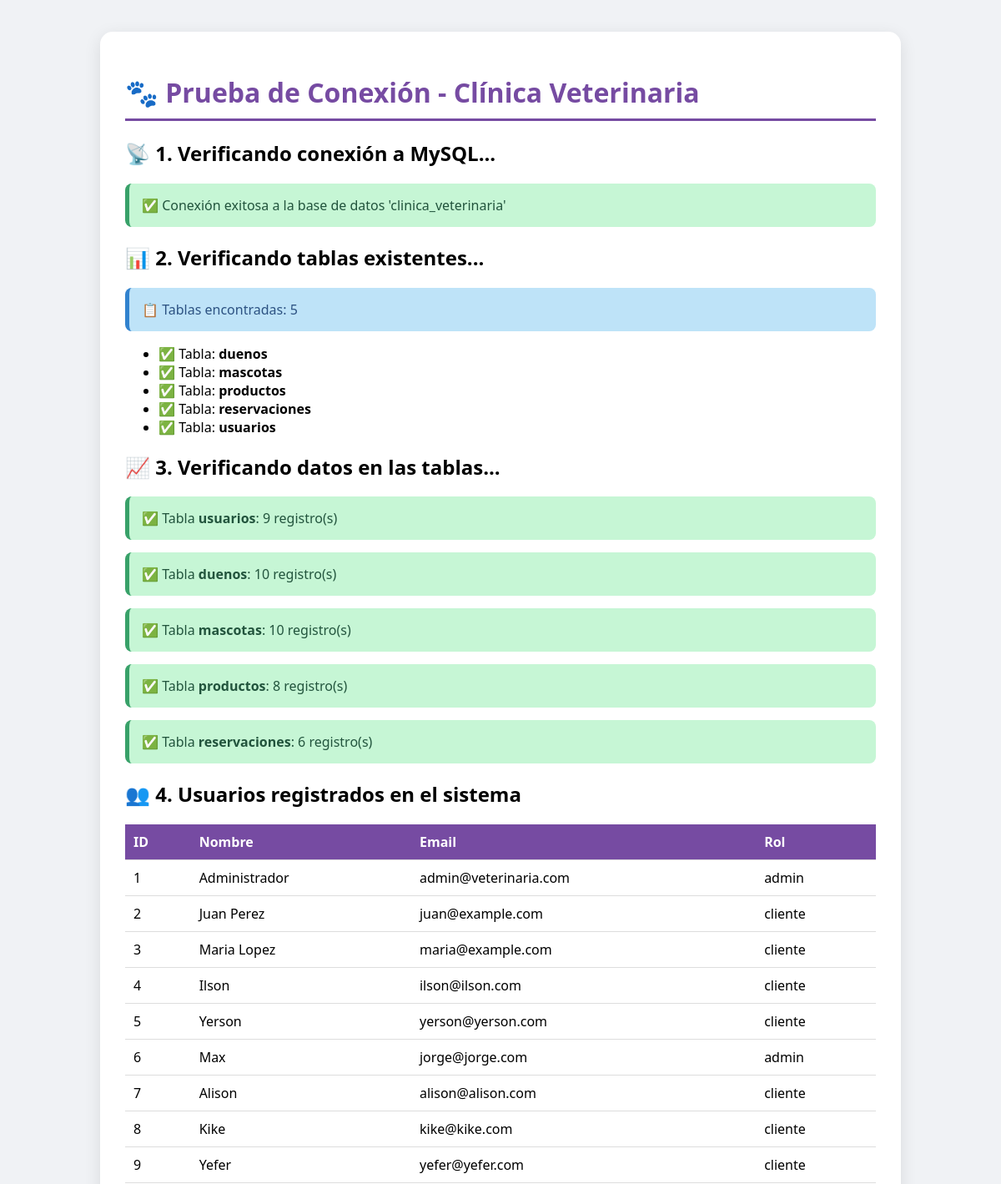
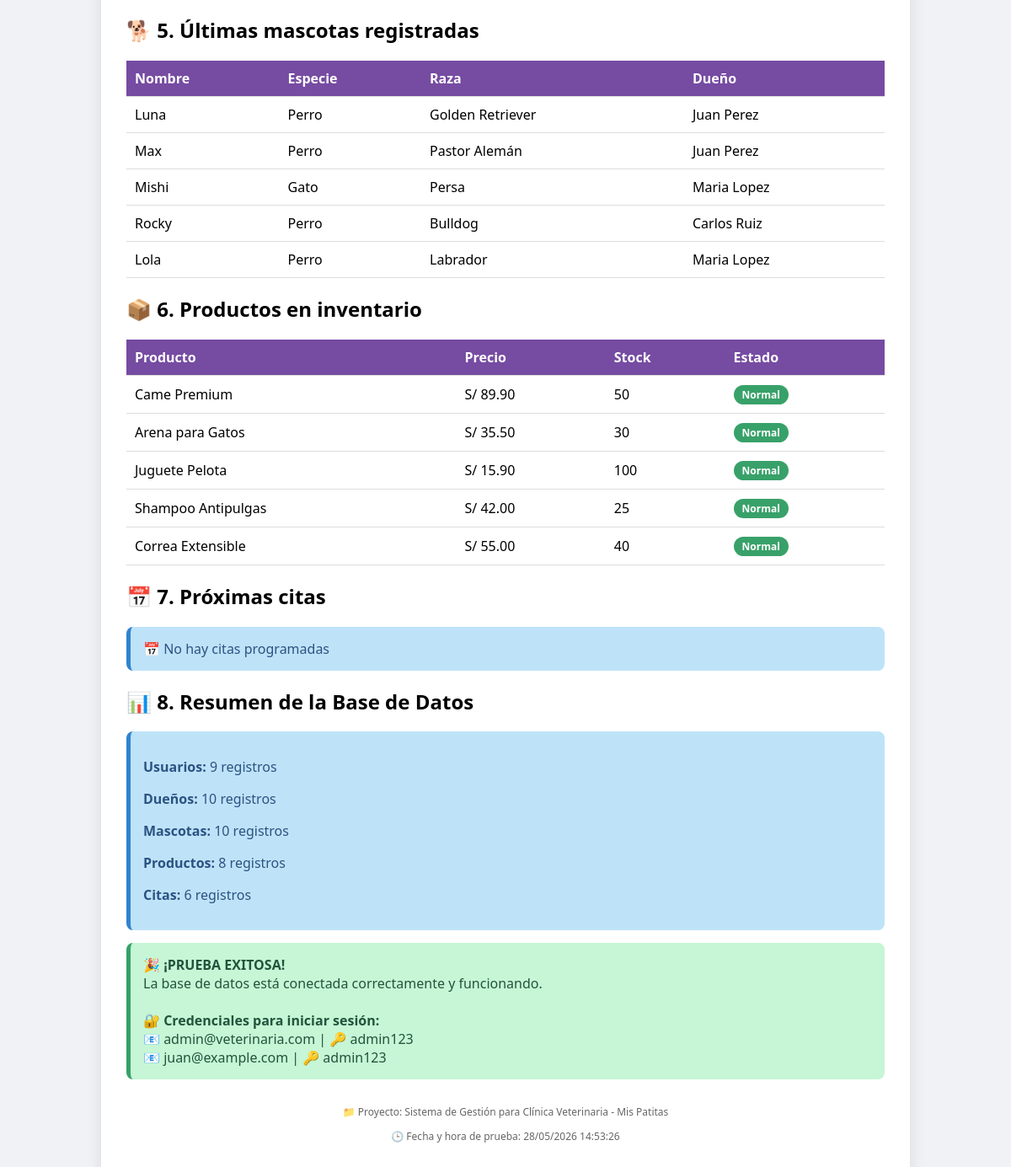
Screenshot of /test_db.php with the database file from the repository (2 pictures, top to bottom).
### tables this page shows
CREATE TABLE `usuarios` (
  `id` int NOT NULL AUTO_INCREMENT,
  `nombre_completo` varchar(100) NOT NULL,
  `email` varchar(100) NOT NULL,
  `contraseña` varchar(255) NOT NULL,
  `telefono` varchar(20) DEFAULT NULL,
  `rol` enum('admin','veterinario','cliente') DEFAULT 'cliente',
  `fecha_registro` timestamp NULL DEFAULT CURRENT_TIMESTAMP,
  PRIMARY KEY (`id`),
  UNIQUE KEY `email` (`email`)
);

CREATE TABLE `mascotas` (
  `id` int NOT NULL AUTO_INCREMENT,
  `nombre` varchar(50) NOT NULL,
  `especie` varchar(30) NOT NULL,
  `raza` varchar(50) DEFAULT NULL,
  `edad` int DEFAULT NULL,
  `sexo` enum('Macho','Hembra') DEFAULT 'Macho',
  `peso` decimal(5,2) DEFAULT NULL,
  `dueno_id` int DEFAULT NULL,
  `fecha_registro` timestamp NULL DEFAULT CURRENT_TIMESTAMP,
  PRIMARY KEY (`id`),
  KEY `dueno_id` (`dueno_id`),
  CONSTRAINT `mascotas_ibfk_1` FOREIGN KEY (`dueno_id`) REFERENCES `duenos` (`id`) ON DELETE SET NULL
);

CREATE TABLE `duenos` (
  `id` int NOT NULL AUTO_INCREMENT,
  `user_id` int DEFAULT NULL,
  `nombre_completo` varchar(100) NOT NULL,
  `telefono` varchar(20) NOT NULL,
  `email` varchar(100) DEFAULT NULL,
  `direccion` text,
  PRIMARY KEY (`id`),
  KEY `user_id` (`user_id`),
  CONSTRAINT `duenos_ibfk_1` FOREIGN KEY (`user_id`) REFERENCES `usuarios` (`id`) ON DELETE SET NULL
);

CREATE TABLE `productos` (
  `id` int NOT NULL AUTO_INCREMENT,
  `nombre` varchar(100) NOT NULL,
  `descripcion` text,
  `precio` decimal(10,2) NOT NULL,
  `cantidad` int NOT NULL DEFAULT '0',
  `fecha_registro` timestamp NULL DEFAULT CURRENT_TIMESTAMP,
  PRIMARY KEY (`id`)
);

### test_db.php (the view)
<?php
echo "<!DOCTYPE html>
<html lang='es'>
<head>
    <meta charset='UTF-8'>
    <title>Prueba de Conexión - Base de Datos</title>
    <style>
        body {
            font-family: 'Segoe UI', Tahoma, Geneva, Verdana, sans-serif;
            background: #f0f2f5;
            padding: 30px;
        }
        .container {
            max-width: 900px;
            margin: 0 auto;
            background: white;
            border-radius: 15px;
            padding: 30px;
            box-shadow: 0 5px 20px rgba(0,0,0,0.1);
        }
        h1 {
            color: #764ba2;
            border-bottom: 3px solid #764ba2;
            padding-bottom: 10px;
        }
        .success {
            background: #c6f6d5;
            color: #22543d;
            padding: 15px;
            border-radius: 8px;
            margin: 15px 0;
            border-left: 5px solid #38a169;
        }
        .error {
            background: #fed7d7;
            color: #742a2a;
            padding: 15px;
            border-radius: 8px;
            margin: 15px 0;
            border-left: 5px solid #e53e3e;
        }
        .info {
            background: #bee3f8;
            color: #2c5282;
            padding: 15px;
            border-radius: 8px;
            margin: 15px 0;
            border-left: 5px solid #3182ce;
        }
        table {
            width: 100%;
            border-collapse: collapse;
            margin-top: 15px;
        }
        th, td {
            padding: 10px;
            text-align: left;
            border-bottom: 1px solid #ddd;
        }
        th {
            background: #764ba2;
            color: white;
        }
        tr:hover {
            background: #f7fafc;
        }
        .badge {
            display: inline-block;
            padding: 3px 10px;
            border-radius: 15px;
            font-size: 12px;
            font-weight: bold;
        }
        .badge-success {
            background: #38a169;
            color: white;
        }
        .badge-error {
            background: #e53e3e;
            color: white;
        }
        .footer {
            margin-top: 30px;
            text-align: center;
            color: #666;
            font-size: 12px;
        }
    </style>
</head>
<body>
    <div class='container'>
        <h1>🐾 Prueba de Conexión - Clínica Veterinaria</h1>";
echo "<h2>📡 1. Verificando conexión a MySQL...</h2>";
try {
    require_once 'config/database.php';
    echo "<div class='success'>✅ Conexión exitosa a la base de datos 'clinica_veterinaria'</div>";
    echo "<h2>📊 2. Verificando tablas existentes...</h2>";
    $tables = $conn->query("SHOW TABLES");
    $tablas = $tables->fetchAll(PDO::FETCH_COLUMN);
    echo "<div class='info'>📋 Tablas encontradas: " . count($tablas) . "</div>";
    if(count($tablas) > 0) {
        echo "<ul>";
        foreach($tablas as $table) {
            echo "<li>✅ Tabla: <strong>$table</strong></li>";
        }
        echo "</ul>";
    } else {
        echo "<div class='error'>⚠️ No se encontraron tablas. Debes importar el archivo SQL.</div>";
    }
    echo "<h2>📈 3. Verificando datos en las tablas...</h2>";
    $tablas_datos = ['usuarios', 'duenos', 'mascotas', 'productos', 'reservaciones'];
    foreach($tablas_datos as $tabla) {
        try {
            $stmt = $conn->query("SELECT COUNT(*) as total FROM $tabla");
            $total = $stmt->fetch(PDO::FETCH_ASSOC)['total'];
            $icono = $total > 0 ? "✅" : "⚠️";
            $color = $total > 0 ? "success" : "info";
            echo "<div class='$color'>$icono Tabla <strong>$tabla</strong>: $total registro(s)</div>";
        } catch(PDOException $e) {
            echo "<div class='error'>❌ Error en tabla $tabla: " . $e->getMessage() . "</div>";
        }
    }
    echo "<h2>👥 4. Usuarios registrados en el sistema</h2>";
    $usuarios = $conn->query("SELECT id, nombre_completo, email, rol FROM usuarios")->fetchAll();
    if(count($usuarios) > 0) {
        echo "<table>
                <thead>
                    <tr><th>ID</th><th>Nombre</th><th>Email</th><th>Rol</th></tr>
                </thead>
                <tbody>";
        foreach($usuarios as $u) {
            echo "<tr>
                    <td>{$u['id']}</td>
                    <td>" . htmlspecialchars($u['nombre_completo']) . "</td>
                    <td>" . htmlspecialchars($u['email']) . "</td>
                    <td>" . htmlspecialchars($u['rol']) . "</td>
                  </tr>";
        }
        echo "</tbody></table>";
    } else {
        echo "<div class='error'>❌ No hay usuarios registrados</div>";
    }
    echo "<h2>🐕 5. Últimas mascotas registradas</h2>";
    $mascotas = $conn->query("SELECT m.*, d.nombre_completo as dueno FROM mascotas m LEFT JOIN duenos d ON m.dueno_id = d.id LIMIT 5")->fetchAll();
    if(count($mascotas) > 0) {
        echo "<table>
                <thead>
                    <tr><th>Nombre</th><th>Especie</th><th>Raza</th><th>Dueño</th></tr>
                </thead>
                <tbody>";
        foreach($mascotas as $m) {
            echo "<tr>
                    <td>" . htmlspecialchars($m['nombre']) . "</td>
                    <td>" . htmlspecialchars($m['especie']) . "</td>
                    <td>" . htmlspecialchars($m['raza']) . "</td>
                    <td>" . htmlspecialchars($m['dueno']) . "</td>
                  </tr>";
        }
        echo "</tbody></table>";
    } else {
        echo "<div class='info'>📝 No hay mascotas registradas aún</div>";
    }
    echo "<h2>📦 6. Productos en inventario</h2>";
    $productos = $conn->query("SELECT * FROM productos LIMIT 5")->fetchAll();
    if(count($productos) > 0) {
        echo "<table>
                <thead>
                    <tr><th>Producto</th><th>Precio</th><th>Stock</th><th>Estado</th></tr>
                </thead>
                <tbody>";
        foreach($productos as $p) {
            $estado = $p['cantidad'] < 10 ? "<span class='badge' style='background:#e53e3e;color:white'>Stock Bajo</span>" : "<span class='badge' style='background:#38a169;color:white'>Normal</span>";
            echo "<tr>
                    <td>" . htmlspecialchars($p['nombre']) . "</td>
                    <td>S/ " . number_format($p['precio'], 2) . "</td>
                    <td>{$p['cantidad']}</td>
                    <td>$estado</td>
                  </tr>";
        }
        echo "</tbody></table>";
    } else {
        echo "<div class='info'>📦 No hay productos registrados aún</div>";
    }
    echo "<h2>📅 7. Próximas citas</h2>";
    $citas = $conn->query("SELECT * FROM reservaciones WHERE fecha_solicitada >= CURDATE() ORDER BY fecha_solicitada ASC LIMIT 5")->fetchAll();
    if(count($citas) > 0) {
        echo "<table>
                <thead>
                    <tr><th>Cliente</th><th>Mascota</th><th>Fecha</th><th>Hora</th><th>Estado</th></tr>
                </thead>
                <tbody>";
        foreach($citas as $c) {
            $estado_class = $c['estado'] == 'pendiente' ? '#ecc94b' : ($c['estado'] == 'confirmada' ? '#38a169' : '#a0aec0');
            echo "<tr>
                    <td>" . htmlspecialchars($c['nombre_cliente']) . "</td>
                    <td>" . htmlspecialchars($c['nombre_mascota']) . "</td>
                    <td>" . date('d/m/Y', strtotime($c['fecha_solicitada'])) . "</td>
                    <td>{$c['hora_solicitada']}</td>
                    <td><span class='badge' style='background:$estado_class;color:white'>{$c['estado']}</span></td>
                  </tr>";
        }
        echo "</tbody></table>";
    } else {
        echo "<div class='info'>📅 No hay citas programadas</div>";
    }
    echo "<h2>📊 8. Resumen de la Base de Datos</h2>";
    $resumen = [
        'Usuarios' => $conn->query("SELECT COUNT(*) FROM usuarios")->fetchColumn(),
        'Dueños' => $conn->query("SELECT COUNT(*) FROM duenos")->fetchColumn(),
        'Mascotas' => $conn->query("SELECT COUNT(*) FROM mascotas")->fetchColumn(),
        'Productos' => $conn->query("SELECT COUNT(*) FROM productos")->fetchColumn(),
        'Citas' => $conn->query("SELECT COUNT(*) FROM reservaciones")->fetchColumn()
    ];
    echo "<div class='info'>";
    foreach($resumen as $key => $value) {
        echo "<p><strong>$key:</strong> $value registros</p>";
    }
    echo "</div>";
    echo "<div class='success'>
            <strong>🎉 ¡PRUEBA EXITOSA!</strong><br>
            La base de datos está conectada correctamente y funcionando.
            <br><br>
            <strong>🔐 Credenciales para iniciar sesión:</strong><br>
            📧 admin@veterinaria.com | 🔑 admin123<br>
            📧 juan@example.com | 🔑 admin123
          </div>";
} catch(PDOException $e) {
    echo "<div class='error'>
            <strong>❌ ERROR DE CONEXIÓN</strong><br>
            Mensaje: " . $e->getMessage() . "<br><br>
            <strong>Posibles soluciones:</strong><br>
            1. Verifica que MySQL esté ejecutándose en XAMPP<br>
            2. Verifica que la base de datos 'clinica_veterinaria' existe<br>
            3. Verifica que el archivo config/database.php tiene las credenciales correctas<br>
            4. Importa el archivo SQL en phpMyAdmin
          </div>";
}
echo "
        <div class='footer'>
            <p>📁 Proyecto: Sistema de Gestión para Clínica Veterinaria - Mis Patitas</p>
            <p>🕒 Fecha y hora de prueba: " . date('d/m/Y H:i:s') . "</p>
        </div>
    </div>
</body>
</html>";
?>

### test_db.php (style rules this page uses)
body { font-family: 'Segoe UI', Tahoma, Geneva, Verdana, sans-serif; background: #f0f2f5; padding: 30px; }
.container { max-width: 900px; margin: 0 auto; background: white; border-radius: 15px; padding: 30px; box-shadow: 0 5px 20px rgba(0,0,0,0.1); }
h1 { color: #764ba2; border-bottom: 3px solid #764ba2; padding-bottom: 10px; }
.success { background: #c6f6d5; color: #22543d; padding: 15px; border-radius: 8px; margin: 15px 0; border-left: 5px solid #38a169; }
.info { background: #bee3f8; color: #2c5282; padding: 15px; border-radius: 8px; margin: 15px 0; border-left: 5px solid #3182ce; }
table { width: 100%; border-collapse: collapse; margin-top: 15px; }
th, td { padding: 10px; text-align: left; border-bottom: 1px solid #ddd; }
th { background: #764ba2; color: white; }
.badge { display: inline-block; padding: 3px 10px; border-radius: 15px; font-size: 12px; font-weight: bold; }
.footer { margin-top: 30px; text-align: center; color: #666; font-size: 12px; }

### rows the page displays
usuarios: id "1", nombre_completo "Administrador", email "admin@veterinaria.com", rol "admin"
usuarios: id "2", nombre_completo "Juan Perez", email "juan@example.com", rol "cliente"
usuarios: id "3", nombre_completo "Maria Lopez", email "maria@example.com", rol "cliente"
usuarios: id "4", nombre_completo "Ilson", email "ilson@ilson.com", rol "cliente"
usuarios: id "5", nombre_completo "Yerson", email "yerson@yerson.com", rol "cliente"
usuarios: id "6", nombre_completo "Max", email "jorge@jorge.com", rol "admin"
usuarios: id "7", nombre_completo "Alison", email "alison@alison.com", rol "cliente"
usuarios: id "8", nombre_completo "Kike", email "kike@kike.com", rol "cliente"
usuarios: id "9", nombre_completo "Yefer", email "yefer@yefer.com", rol "cliente"
mascotas: nombre "Luna", especie "Perro", raza "Golden Retriever", dueno.nombre_completo "Juan Perez"
mascotas: nombre "Max", especie "Perro", raza "Pastor Alemán", dueno.nombre_completo "Juan Perez"
mascotas: nombre "Mishi", especie "Gato", raza "Persa", dueno.nombre_completo "Maria Lopez"
mascotas: nombre "Rocky", especie "Perro", raza "Bulldog", dueno.nombre_completo "Carlos Ruiz"
mascotas: nombre "Lola", especie "Perro", raza "Labrador", dueno.nombre_completo "Maria Lopez"
productos: nombre "Came Premium", precio "89.90", cantidad "50", shows "Normal"
productos: nombre "Arena para Gatos", precio "35.50", cantidad "30", shows "Normal"
productos: nombre "Juguete Pelota", precio "15.90", cantidad "100", shows "Normal"
productos: nombre "Shampoo Antipulgas", precio "42.00", cantidad "25", shows "Normal"
productos: nombre "Correa Extensible", precio "55.00", cantidad "40", shows "Normal"

### other values shown
count($tablas) "5"
$table "duenos"
$table "mascotas"
$table "productos"
$table "reservaciones"
$table "usuarios"
$icono "✅"
$tabla "usuarios"
$total "9"
$tabla "duenos"
$total "10"
$tabla "mascotas"
$tabla "productos"
$total "8"
$tabla "reservaciones"
